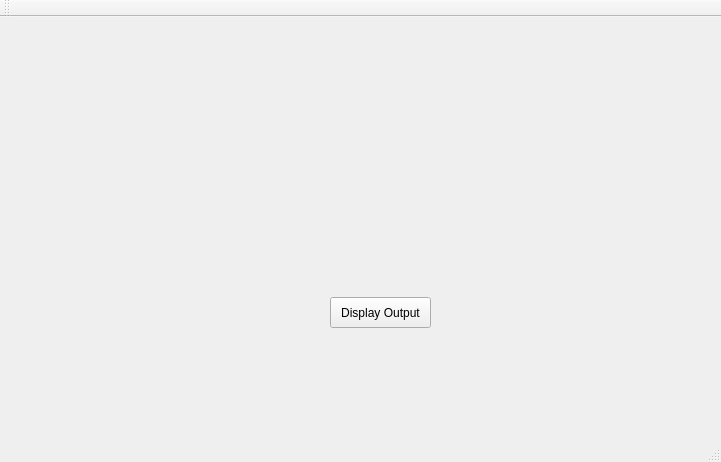
<?xml version="1.0" encoding="UTF-8"?>
<ui version="4.0">
 <class>assign1</class>
 <widget class="QMainWindow" name="assign1">
  <property name="geometry">
   <rect>
    <x>0</x>
    <y>0</y>
    <width>721</width>
    <height>462</height>
   </rect>
  </property>
  <property name="windowTitle">
   <string>assign1</string>
  </property>
  <widget class="QWidget" name="centralWidget">
   <widget class="QPushButton" name="pushButton">
    <property name="geometry">
     <rect>
      <x>330</x>
      <y>280</y>
      <width>101</width>
      <height>31</height>
     </rect>
    </property>
    <property name="text">
     <string>Display Output</string>
    </property>
   </widget>
   <widget class="QLabel" name="label">
    <property name="geometry">
     <rect>
      <x>170</x>
      <y>50</y>
      <width>400</width>
      <height>200</height>
     </rect>
    </property>
    <property name="text">
     <string/>
    </property>
   </widget>
  </widget>
  <widget class="QMenuBar" name="menuBar">
   <property name="geometry">
    <rect>
     <x>0</x>
     <y>0</y>
     <width>721</width>
     <height>21</height>
    </rect>
   </property>
  </widget>
  <widget class="QToolBar" name="mainToolBar">
   <attribute name="toolBarArea">
    <enum>TopToolBarArea</enum>
   </attribute>
   <attribute name="toolBarBreak">
    <bool>false</bool>
   </attribute>
  </widget>
  <widget class="QStatusBar" name="statusBar"/>
 </widget>
 <layoutdefault spacing="6" margin="11"/>
 <resources/>
 <connections/>
</ui>
